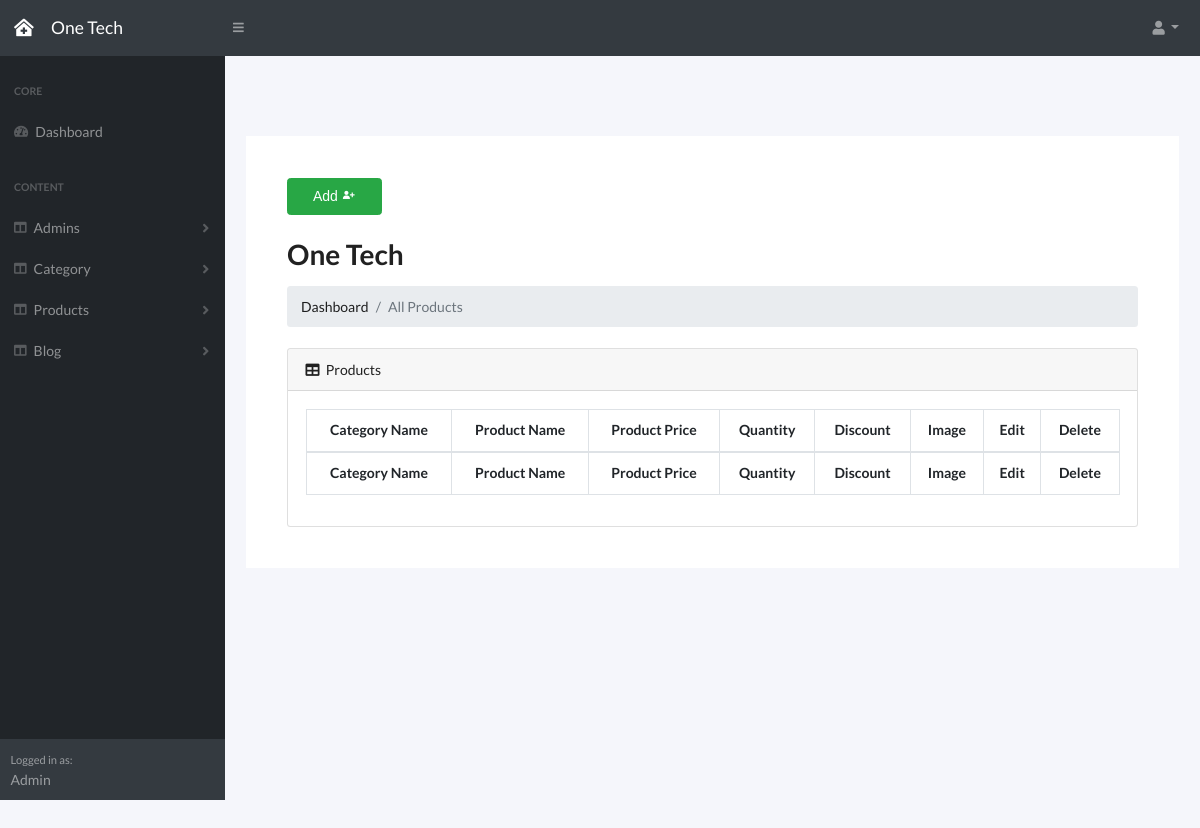
Page /all_products.php on the earlier database version.
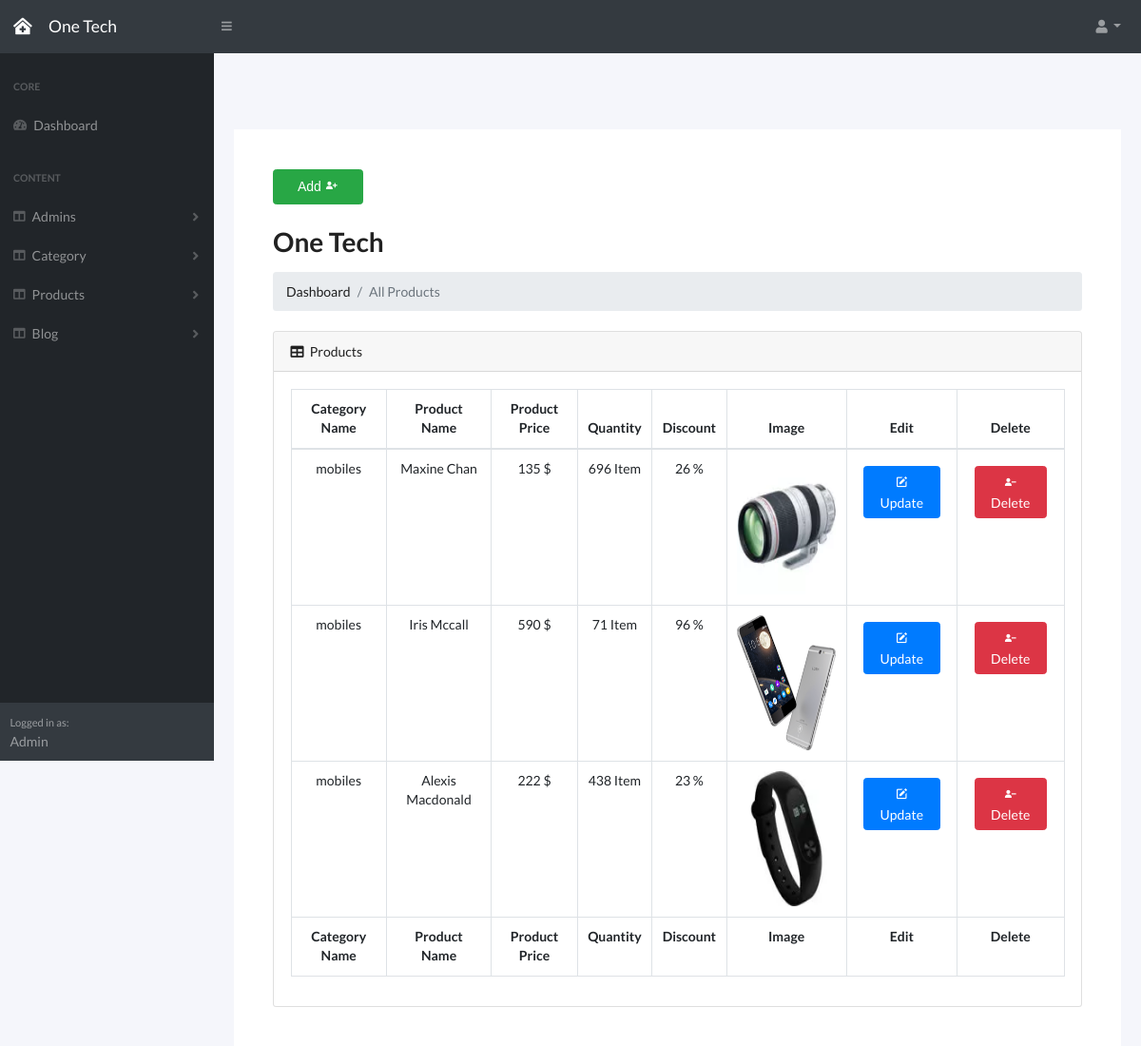
Same page on the later database version.
### tables this page shows
CREATE TABLE `products` (
  `id` int(11) NOT NULL,
  `cat_id` int(11) NOT NULL,
  `product_name` varchar(255) NOT NULL,
  `price` int(11) NOT NULL,
  `quantity` int(11) NOT NULL,
  `img` varchar(255) NOT NULL,
  `discount` int(11) NOT NULL
);

CREATE TABLE `categories` (
  `id` int(11) NOT NULL,
  `cat_name` varchar(255) NOT NULL
);

### init.php (called while the page is built, shortened)
<?php
    $cssPath        = "layout/css/";
    $tempPath       = "includes/template/";
    $funPath        = "includes/functions/";
    include "connect_db.php";
    include $tempPath . "header.php";
    include $funPath . "function.php";

### includes/functions/function.php (called while the page is built, shortened)
<?php
require_once "init.php";
function getAllData($table){
    global $con;
    $stmt = $con->prepare("SELECT * FROM $table");
    $stmt->execute();
    $rows = $stmt->fetchAll(PDO::FETCH_ASSOC);
    return $rows;
}
function getData_with_id($table,$id){
    global $con;
    $stmt = $con->prepare("SELECT * FROM $table WHERE id = ?");
    $stmt->execute(array($id));
    $rows = $stmt->fetch(PDO::FETCH_ASSOC);
    return $rows;
}

### all_products.php (the view, shortened to what this page needs)
<?php
$style="updateMember.css";
include "init.php";
require './layout/topNav.php';
$products=getAllData("products");
    ?>
<div id="layoutSidenav">
    <?php
      require './layout/sidNav.php';
    ?>
    <div id="layoutSidenav_content">
      <div class="container-fluid ">
        <div class="allContent">
          <div class="tableOfHosters table-responsive">
              <a href="add_products.php">  <button style="padding: 7px 25px;" type="button" name="add" class="btn btn-success ml-4 mt-5">Add  <i class='bx bxs-user-plus'></i></button></a>
              <main>
                    <div class="container-fluid">
                        <h1 class="mt-4">One Tech</h1>
                        <ol class="breadcrumb mb-4">
                            <li class="breadcrumb-item">Dashboard</li>
                            <li class="breadcrumb-item active">All Products</li>
                        </ol>
                        <div class="card mb-4">
                            <div class="card-header">
                                <i class="fas fa-table mr-1"></i>
                                    Products
                            </div>
                            <div class="card-body">
                                <div class="table-responsive">
                                    <table class="table table-bordered text-center" data-show-export="true"
                                    data-toolbar="#toolbar" id="dataTable" width="100%" cellspacing="0">
                                    <thead>
                                        <tr>
                                            <th>Category Name</th>
                                            <th>Product Name</th>
                                            <th>Product Price</th>
                                            <th>Quantity</th>
                                            <th>Discount</th>
                                            <th>Image</th>
                                            <th>Edit</th>
                                            <th>Delete</th>
                                            </tr>
                                        </thead>
                                        <tfoot>
                                            <tr>
                                            <th>Category Name</th>
                                            <th>Product Name</th>
                                            <th>Product Price</th>
                                            <th>Quantity</th>
                                            <th>Discount</th>
                                            <th>Image</th>
                                            <th>Edit</th>
                                            <th>Delete</th>
                                            </tr>
                                        </tfoot>
                                        <tbody>
                                           <?php foreach($products as $product_data){
                                               $category_name = getData_with_id("categories",$product_data["cat_id"]);
                                            echo"<tr>";
                                                    echo "<td>". $category_name['cat_name'] . "</td>";
                                                    echo "<td>". $product_data['product_name'] . "</td>";
                                                    echo "<td>". $product_data['price'] . " $" . "</td>";
                                                    echo "<td>". $product_data['quantity'] . " Item" . "</td>";
                                                    echo "<td>". $product_data['discount'] . " %" . "</td>";?>
                                                    <td>
                                                    <a href="img/products/<?php echo $product_data["img"]; ?>" download="<?php echo $product_data["img"]; ?>">
                                                            <img src="img/products/<?php echo $product_data["img"]; ?>" alt="product" width="104" height="142">
                                                            </a>
                                                    </td>
                                                    <?php
                                                    echo "<td>
                                                    <a href='update_admin.php?id=".$product_data['id']."'
                                                    class='btn editbtn btn-primary m-2'><i class='bx bxs-edit m-1 '></i> Update</a> " . "</td>";
                                                    echo "<td>
                                                    <a href='delete.php?from=admin&id=".$product_data['id']."&from=produucts'
                                                    class='btn deletebtn btn-danger m-2'><i class='bx bxs-user-minus m-1'></i> Delete</a> " . "</td>";
                                            echo "</tr>";?>
                                            <?php }?>
                                        </tbody>
                                    </table>
                                </div>
                            </div>
                        </div>
                    </div>
                </main>
          </div>
        </div>
      </div>
    </div>
</div>
<?php
require_once "./includes/template/footer.php";

### includes/template/header.php (shortened to what this page needs)
<!DOCTYPE html>
<html>
<head>
    <link href="https://cdn.datatables.net/1.10.20/css/dataTables.bootstrap4.min.css" rel="stylesheet" />
    <link rel="stylesheet" href="<?php echo $cssPath?>all.min.css">
    <link rel="stylesheet" href="<?php echo $cssPath?>owl.carousel.min.css">
    <link rel="stylesheet" href="<?php echo $cssPath?>owl.theme.default.min.css">
    <link rel="stylesheet" type="text/css" href="<?php echo $cssPath?>slick.css">
    <link rel="stylesheet" type="text/css" href="<?php echo $cssPath?>slick-theme.css">
    <link rel="stylesheet" href="asset/css/styles.css">
    <link href='https://unpkg.com/boxicons@2.0.9/css/boxicons.min.css' rel='stylesheet'>
    <link rel="stylesheet" href="<?php echo $cssPath?>toastr.min.css">
    <link rel="stylesheet" href="<?php echo $cssPath?>semantic.min.css">
    <link rel="stylesheet" href="<?php echo $cssPath;?><?php echo $style ?>">
</head>
<body >

### layout/topNav.php (shortened to what this page needs)
<body class="sb-nav-fixed">
<nav class="sb-topnav navbar navbar-expand navbar-dark bg-dark">
            <a class="navbar-brand" href="index.html"><i class="fas fa-clinic-medical mr-3"></i> One Tech</a>
            <button class="btn btn-link btn-sm order-1 order-lg-0" id="sidebarToggle" href="#"><i class="fas fa-bars"></i></button>
            <ul class="navbar-nav ml-auto ml-md-0">
                <li class="nav-item dropdown">
                    <a class="nav-link dropdown-toggle" id="userDropdown" href="#" role="button" data-toggle="dropdown" aria-haspopup="true" aria-expanded="false"><i class="fas fa-user fa-fw"></i></a>
                </li>
            </ul>
        </nav>

### layout/sidNav.php (shortened to what this page needs)
<div id="layoutSidenav_nav">
                <nav class="sb-sidenav accordion sb-sidenav-dark" id="sidenavAccordion">
                    <div class="sb-sidenav-menu">
                        <div class="nav">
                            <div class="sb-sidenav-menu-heading">Core</div>
                            <a class="nav-link" href="<?php echo "admin_dash.php";?>">
                                <div class="sb-nav-link-icon"><i class="fas fa-tachometer-alt"></i></div>
                                Dashboard
                            </a>
                            <div class="sb-sidenav-menu-heading">Content</div>
                            <a class="nav-link collapsed" href="#" data-toggle="collapse" data-target="#collapseLayouts9" aria-expanded="false" aria-controls="collapseLayouts9">
                                <div class="sb-nav-link-icon"><i class="fas fa-columns"></i></div>
                                Admins
                                <div class="sb-sidenav-collapse-arrow"><i class="fas fa-angle-down"></i></div>
                            </a>
                            <a class="nav-link collapsed" href="#" data-toggle="collapse" data-target="#collapseLayouts4" aria-expanded="false" aria-controls="collapseLayouts4">
                                <div class="sb-nav-link-icon"><i class="fas fa-columns"></i></div>
                                Category
                                <div class="sb-sidenav-collapse-arrow"><i class="fas fa-angle-down"></i></div>
                            </a>
                            <a class="nav-link collapsed" href="#" data-toggle="collapse" data-target="#collapseLayouts5" aria-expanded="false" aria-controls="collapseLayouts5">
                                <div class="sb-nav-link-icon"><i class="fas fa-columns"></i></div>
                                Products
                                <div class="sb-sidenav-collapse-arrow"><i class="fas fa-angle-down"></i></div>
                            </a>
                            <a class="nav-link collapsed" href="#" data-toggle="collapse" data-target="#collapseLayouts6" aria-expanded="false" aria-controls="collapseLayouts6">
                                <div class="sb-nav-link-icon"><i class="fas fa-columns"></i></div>
                                Blog
                                <div class="sb-sidenav-collapse-arrow"><i class="fas fa-angle-down"></i></div>
                            </a>
                        </div>
                    </div>
                    <div class="sb-sidenav-footer">
                        <div class="small">Logged in as: </div>
                        Admin
                    </div>
                </nav>
            </div>

### includes/template/footer.php (shortened to what this page needs)
</body>
</html>

### layout/css/updateMember.css (style rules this page uses)
body { background-color: rgba(245,246,251,255); }
.tableOfHosters { padding: 0 20px 20px 20px; background-color: white; margin-top: 20px; }

Differences in the rows shown:
added products: cat.cat_name "mobiles", product_name "Maxine Chan", price "135", quantity "696", discount "26", img (picture)
added products: cat.cat_name "mobiles", product_name "Iris Mccall", price "590", quantity "71", discount "96", img (picture)
added products: cat.cat_name "mobiles", product_name "Alexis Macdonald", price "222", quantity "438", discount "23", img (picture)
